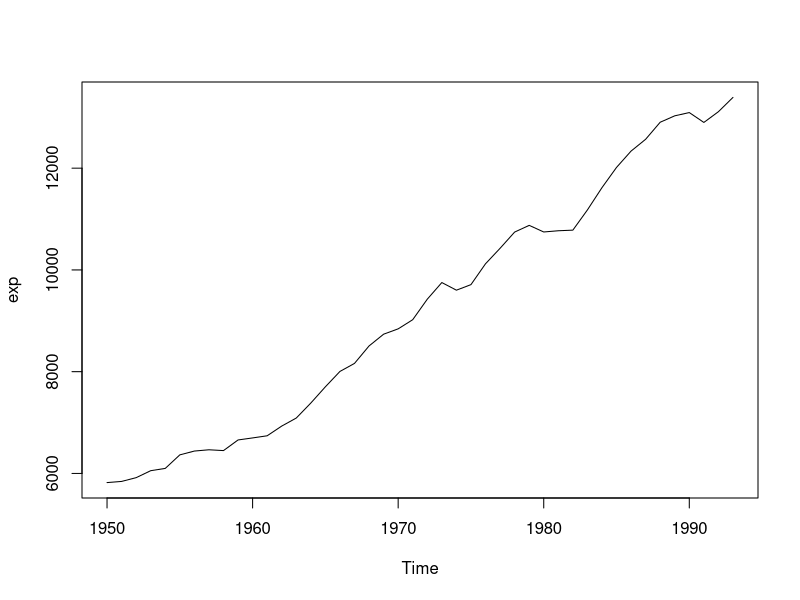

This figure's R source: (Note: this script raises an error after producing the figure.)
# Iterative solution
Dinv <- matrix(c(1/3, 0, 0, 0.25), ncol=2)
Dinv
N <- matrix(c(0,2,1,0), ncol=2)
N
b <- c(6,10)
b
T <- -Dinv %*% N
T
C <- Dinv %*% b
C

# Initial guess
guess <- c(1,1)

# Iterate on your guess until convergence
for (ii in 1:30) {
  guess <- T %*% guess + C
  print(guess)
}

# We've converged to the solution
# 3x + y = 6
3*1.4+1.8
# 2x+4y=10
2*1.4 + 4*1.8


# What if the convergence condition is not met?
Dinv <- matrix(c(-10, 0, 0, 25), ncol=2)
Dinv
N <- matrix(c(0,2,1,0), ncol=2)
N
b <- c(6,10)
b
T <- -Dinv %*% N
T
C <- Dinv %*% b
C

# Initial guess
guess <- c(1,1)

# Iterate on your guess until convergence
for (ii in 1:30) {
  guess <- T %*% guess + C
  print(guess)
}
solve(Dinv)

x <- c(1.1, 2.2, 3.3, 4.4, 5.5)
y <- c(0.3, -0.6, 0.7, -0.8, -0.9)
z <- c(2.5, -.25, 2.5, -.25, 2.5)
fit <- lm(y ~ x)
fit
fit2 <- lm(y ~ x+z)
fit2
sqrt(0.2667)

library(AER)
data("USConsump1993")
View(USConsump1993)

inc <- USConsump1993[, "income"]
exp <- USConsump1993[, "expenditure"]
plot(exp)

# OLS
lm(exp ~ inc)

# If nls is an option
nlsfit <- nls(exp ~ b*inc^g, start=list(b=1, g=0.9))
nlsfit

# General approach
objfnc < function(par) {
  b <- par[1]
  g <- par[2]
  exp.hat <- b*inc^g
  e <- exp - exp.hat
  sse <- sum(e^2)
  return(sse)
}
objfnc(c(0.3, 1.2))
optim(c(1, 0.9), objfnc)
